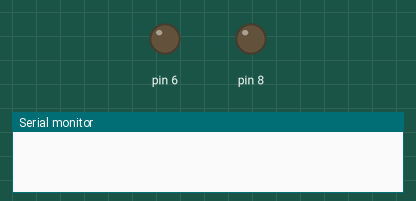
Simulated run of this sketch. Board: Arduino Uno, built with avr-gcc and run on an emulated ATmega328P. On the bench: output pins drawn as LEDs (lit = HIGH), the last lines printed to the serial monitor. Pins used as bus, display or sensor lines are not drawn.

Above: at 1.5 s.
At 5.4 s:
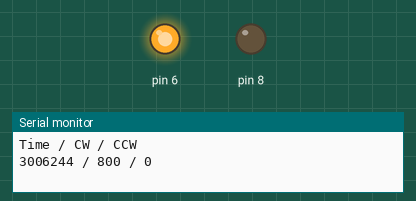
Timing chart, 0 to 13.0 s (numbered marks = the images above):
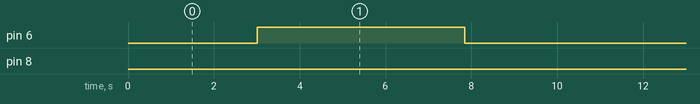

The sketch:

CosMotor.ino
```cpp
// (licence header left out)
#include "CosMotor.h"

//                      ENA,DIR,STP
CosMotor cm = CosMotor(  8 , 6 , 3  );

uint8_t  mainDir = CW;
uint32_t tsched  = 7000;

//========================================================================
void setup() {

  Serial.begin(115200);

  // Schedule a movement 2 seconds after start
  // Amplitude is 800 steps. Duration 1000 milliseconds
  // The motor is kept enabled after finishing
  cm.scheduleAt(2000 , mainDir = CW, 800, 1000,     true);
}

//========================================================================

void loop() {

  // Call update frequently in the loop. This is non-blocking.
  cm.update();

  // DO NOT block main loop
  if (cm.motorState == FINISHED) {

    Serial.println("Time / CW / CCW ");
    Serial.print(micros());
    Serial.print(" / ");
    Serial.print(cm.totalCWSteps);
    Serial.print(" / ");
    Serial.println(cm.totalCCWSteps);

    // Schedule alternated movements every 5 seconds from now
    // Modify as needed
    if (mainDir == CW) {
      cm.scheduleAt(tsched , mainDir = CCW, 4000,  800,  true);
    }
    else {
      cm.scheduleAt(tsched , mainDir =  CW, 2400, 1000, false);
    }
    tsched += 5000;
  }
}
```

CosMotor.cpp
```cpp
// (licence header left out)
#include "Arduino.h"
#include "CosMotor.h"

//#define DEBUG

CosMotor::CosMotor(uint8_t ena, uint8_t dir, uint8_t stp) {
  _ena = ena;
  _dir = dir;
  _stp = stp;
  pinMode(_ena, OUTPUT);
  pinMode(_dir, OUTPUT);
  pinMode(_stp, OUTPUT);
  setDir(CW);
  resetCounters();

#ifdef DEBUG
  Serial.println("Motor pins ena,dir,stp:");
  Serial.println(_ena);
  Serial.println(_dir);
  Serial.println(_stp);
#endif
};

void CosMotor::scheduleAt(
      uint32_t t_ms,         // schedule time in ms
      uint8_t  dir,          // CW / CCW
      uint16_t nSteps,       // how many steps: 800 = 1 rev
      uint16_t dur_ms,       // how long lasts in ms
      boolean  keep_enabled) // keep motor enabled after end?
{
  // Build a table with a quarter period of the sine wave
  const table_t baseTable[(nTargets + 1) / 2] = {
    // step,period
    {   16 , 5682 },
    {   47 , 1934 },
    {   75 , 1212 },
    {   96 ,  947 },
    {  109 ,  834 },
    {  114 ,  797 },
  };

  _table_startTime = t_ms;
  setDir(dir);
  motorState = SCHEDULED;
  _table_nSteps = nSteps;
  _table_dur_ms = dur_ms;
  _table_keepEnabled = keep_enabled;

  // Compute the required values for the target range and duration
  uint16_t sumSteps = 0;
  uint16_t Steps = 0;
  // Loop up to the last element. If nTargets=11 -> 1..5
  for (int i = 0; i < (nTargets - 1) / 2; i++) {
    Steps = (uint32_t) nSteps * (uint32_t)baseTable[i].s / (uint32_t) 800;
    sumSteps += Steps;
    _table[i].s = Steps;
    _table[i].p = ((uint32_t) dur_ms * (uint32_t) baseTable[i].p * (uint32_t) 4) /
                  ((uint32_t) 5 * (uint32_t) nSteps);
  }
  // Now, the last (fastest) segment:
  // Do not compute but take the difference so that the total number of steps is nSteps
  _table[(nTargets - 1) / 2].s = nSteps - 2 * sumSteps; // This will be always positive
  // TODO: This way, we get a small change in duration. A few steps of the fastest segment
  _table[(nTargets - 1) / 2].p = ((uint32_t) dur_ms * (uint32_t) baseTable[(nTargets - 1) / 2].p * (uint32_t) 4) /
                                 ((uint32_t) 5 * (uint32_t) nSteps);

#ifdef DEBUG
  for (int i = 0; i < (nTargets + 1) / 2; i++) {
    Serial.print(_table[i].s);
    Serial.print(" : ");
    Serial.println(_table[i].p);
  }
#endif

//  lcd.setCursor(0, 0);
//  lcd.print(table_startTime);

  _step_us = _table[0].p;
}
//------------------------------------------------------------------------
void CosMotor::activate() {
  enable(true);
  motorState = ACTIVE;
  resetCounters();
  _table_index = 0;
  _step_us = _table[0].p;

#ifdef DEBUG
  Serial.print("A");
  Serial.println(millis());
#endif

//  lcd.setCursor(0, 1);
//  lcd.print("A");
}

uint8_t CosMotor::imap(uint8_t ix) {
  if (ix < (nTargets + 1) / 2) {
    return ix;
  }
  else {
    return nTargets - ix - 1;
  }
}

//------------------------------------------------------------------------
void CosMotor::update() {

  // 1. Do motor steps
  _time1 = micros();
  if ((_time1 - _time0) >= _step_us) {
    doStep();
    _time0 = _time1; // TODO: think if this has to be only when table_active
  }

  // 2. Do update table if necessary
  if (motorState == ACTIVE) {
    if (_totalSteps >= _table[imap(_table_index)].s) { //Done all steps?
      _totalSteps = 0;
      _table_index++;
      if (_table_index < nTargets) {
        _step_us = _table[imap(_table_index)].p;
        //        Serial.println(step_us);
      }
      else {
        enable(_table_keepEnabled);
        motorState = FINISHED;
        //        lcd.setCursor(0, 1);
        //        lcd.print("F");
      }
    }
  }
  else { //see if it has to become active
    if ((motorState = SCHEDULED) && (millis() >= _table_startTime)) {
      activate();
    }
  }
}


void CosMotor::resetCounters() {
  totalCWSteps = 0;
  totalCCWSteps = 0;
}

void CosMotor::enable(boolean enable) {
  if (enable) {
    digitalWrite(_ena , LOW );
  }
  else {
    digitalWrite(_ena , HIGH );
  }
}

void CosMotor::setDir(uint8_t val) {
  _currDir = val;
  digitalWrite(_dir, _currDir);
}
//------------------------------------------------------------------------
void CosMotor::doStep() {
  if (motorState == ACTIVE) {
    digitalWrite(_stp, HIGH);
    delayMicroseconds(2);
    digitalWrite(_stp, LOW);
    delayMicroseconds(2);
    if (_currDir == CW) {
      totalCWSteps++;
    }
    else {
      totalCCWSteps++;
    }
    _totalSteps++;
  }
}
```

CosMotor.h
```cpp
// (licence header left out)
#ifndef CosMotor_h
#define CosMotor_h

//#include "Arduino.h"

# define CW    LOW
# define CCW   HIGH

# define nTargets 11


enum states {INACTIVE, SCHEDULED, ACTIVE, FINISHED};
struct table_t {
  uint16_t s;  // number of steps
  uint16_t p;  // period in us
};


class CosMotor
{
  public:
    CosMotor(uint8_t ena, uint8_t dir, uint8_t stp);
    void scheduleAt(uint32_t t_ms,   // schedule time in ms
                    uint8_t dir,          // CW / CCW
                    uint16_t nSteps, // how many steps: 800 = 1 rev
                    uint16_t dur_ms, // how long lasts in ms
                    boolean keep_enabled); // keep motor enabled after end?
    void update();
    enum states motorState = INACTIVE;
    uint32_t totalCWSteps, totalCCWSteps;

  private:
    uint8_t  _table_index;
    uint32_t _table_startTime;
    boolean  _table_keepEnabled;
    uint16_t _table_nSteps;
    uint16_t _table_dur_ms;
    uint8_t  _ena;
    uint8_t  _dir;
    uint8_t  _stp;
    uint32_t _time0;
    uint32_t _time1;
    uint32_t _step_us; // microseconds
    uint32_t _totalSteps;
    uint8_t  _currDir; // current direction

    table_t  _table[(nTargets + 1) / 2];


    void setDir(uint8_t val);

    void doStep();
    void resetCounters();
//    void table_activate();
    void activate();
    uint8_t table_map(uint8_t ix);
    void table_update();
    void enable(boolean enable);
    uint8_t imap(uint8_t ix);


};

#endif
```

Measured:
- by itself, pin 6: alternates HIGH for 4.8 s and LOW for 5.2 s
- by itself, pin 8: alternates HIGH for 4.0 s and LOW for 6.0 s
